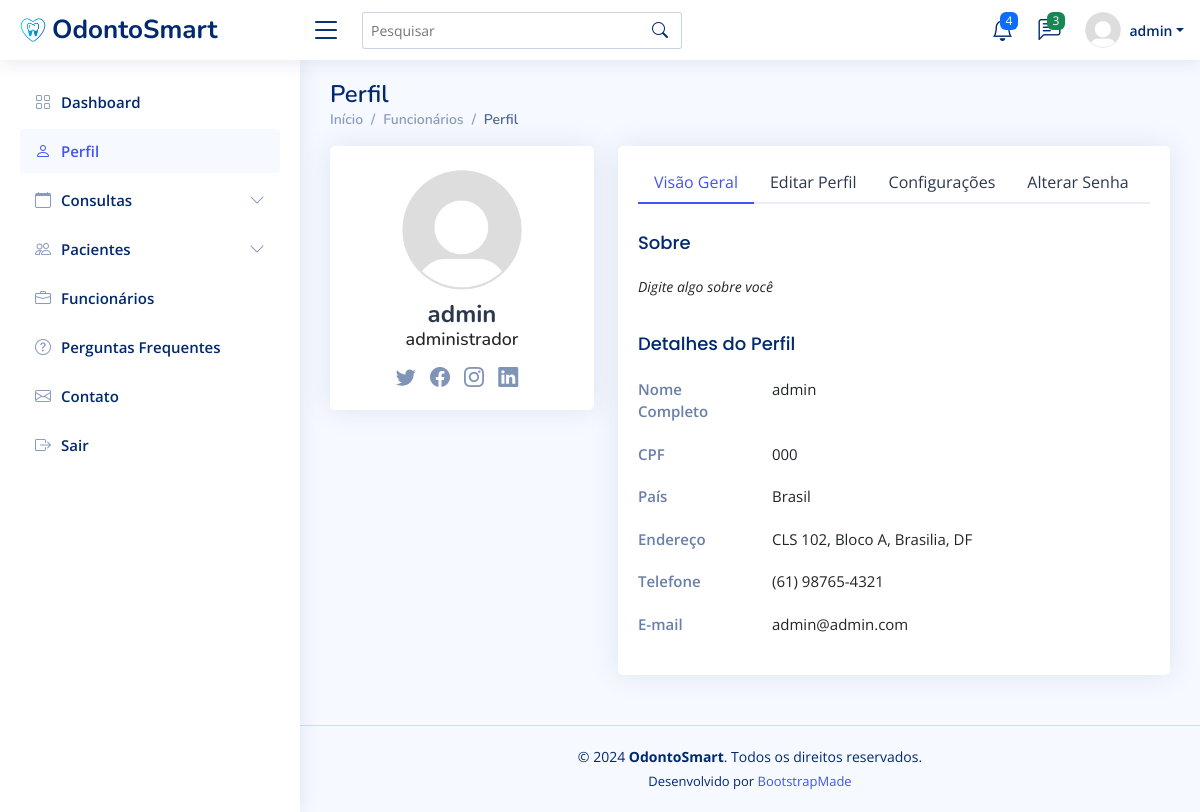
The app's page /perfil/ (signed in) with its own data.
### clinicaMedica/models.py (models this page shows, shortened)
class Funcionario(AbstractBaseUser, PermissionsMixin):
    id_funcionario = models.AutoField(primary_key=True)
    cpf = models.CharField(max_length=11, unique=True)
    email = models.EmailField(unique=True, blank=False)
    salario = models.DecimalField(max_digits=10, decimal_places=2)
    cargo = models.CharField(max_length=50)
    nome = models.CharField(max_length=50)
    is_first_login = models.BooleanField(default=True)
    is_staff = models.BooleanField(default=False)
    date_joined = models.DateTimeField(verbose_name="Data de Ingresso", default=timezone.now)
    objects = FuncionarioManager()
    USERNAME_FIELD = 'email'
    REQUIRED_FIELDS = ['cpf', 'nome', 'cargo', 'salario']
    def first_two_names(self):
        parts = self.nome.split()
        if len(parts) == 1:
            name = self.nome
        elif len(parts) == 2:
            name = f"{parts[0]} {parts[1]}"
        else:
            name = f"{parts[0]} {parts[-1]}"
        if hasattr(self, 'dentista'):
            return f"Dr. {name}"
        return name

### clinicaMedica/views.py (the view)
# urls.py: path('perfil/', views.perfil, name='perfil'),
@login_required
def perfil(request):
    return render(request, 'users-profile.html')

### clinicaMedica/templates/users-profile.html (shortened to what this page needs)
{% load static %}
<!DOCTYPE html>
<html lang="pt-br">
  <head>
    <link
      href="{% static 'vendor/bootstrap/css/bootstrap.min.css' %}"
      rel="stylesheet"
    />
    <link
      href="{% static 'vendor/bootstrap-icons/bootstrap-icons.css' %}"
      rel="stylesheet"
    />
    <link
      href="{% static 'vendor/boxicons/css/boxicons.min.css' %}"
      rel="stylesheet"
    />
    <link href="{% static 'vendor/quill/quill.snow.css' %}" rel="stylesheet" />
    <link
      href="{% static 'vendor/quill/quill.bubble.css' %}"
      rel="stylesheet"
    />
    <link
      href="{% static 'vendor/remixicon/remixicon.css' %}"
      rel="stylesheet"
    />
    <link
      href="{% static 'vendor/simple-datatables/style.css' %}"
      rel="stylesheet"
    />
    <link href="{% static 'css/style.css' %}" rel="stylesheet" />
  </head>
  <body>
    <header id="header" class="header fixed-top d-flex align-items-center">
      <div class="d-flex align-items-center justify-content-between">
        <a href="{% url 'dashboard' %}" class="logo d-flex align-items-center">
          <img src="{% static 'img/logo.png' %}" alt="" />
          <span class="d-none d-lg-block">OdontoSmart</span>
        </a>
        <i class="bi bi-list toggle-sidebar-btn"></i>
      </div>
      <div class="search-bar">
        <form
          class="search-form d-flex align-items-center"
          method="POST"
          action="#"
        >
          <input
            type="text"
            name="query"
            placeholder="Pesquisar"
            title="Pesquisar"
          />
          <button type="submit" title="Pesquisar">
            <i class="bi bi-search"></i>
          </button>
        </form>
      </div>
      <nav class="header-nav ms-auto">
        <ul class="d-flex align-items-center">
          <li class="nav-item dropdown">
            <a class="nav-link nav-icon" href="#" data-bs-toggle="dropdown">
              <i class="bi bi-bell"></i>
              <span class="badge bg-primary badge-number">4</span> </a
            >
          </li>
          <li class="nav-item dropdown">
            <a class="nav-link nav-icon" href="#" data-bs-toggle="dropdown">
              <i class="bi bi-chat-left-text"></i>
              <span class="badge bg-success badge-number">3</span> </a
            >
          </li>
          <li class="nav-item dropdown pe-3">
            <a
              class="nav-link nav-profile d-flex align-items-center pe-0"
              href="#"
              data-bs-toggle="dropdown"
            >
              <img
                src="{% static 'img/profile-img.png' %}"
                alt="Perfil"
                class="rounded-circle"
              />
              <span class="d-none d-md-block dropdown-toggle ps-2"
                >{{ user.first_two_names }}</span
              > </a
            >
          </li>
        </ul>
      </nav>
    </header>
    <aside id="sidebar" class="sidebar">
      <ul class="sidebar-nav" id="sidebar-nav">
        <li class="nav-item">
          <a class="nav-link collapsed" href="{% url 'dashboard' %}">
            <i class="bi bi-grid"></i>
            <span>Dashboard</span>
          </a>
        </li>
        <li class="nav-item">
          <a class="nav-link" href="{% url 'perfil' %}">
            <i class="bi bi-person"></i>
            <span>Perfil</span>
          </a>
        </li>
        <li class="nav-item">
          <a
            href="#"
            class="nav-link collapsed"
            data-bs-target="#consultas-nav"
            data-bs-toggle="collapse"
          >
            <i class="bi bi-calendar"></i><span>Consultas</span
            ><i class="bi bi-chevron-down ms-auto"></i>
          </a>
        </li>
        <li class="nav-item">
          <a
            href="#"
            class="nav-link collapsed"
            data-bs-target="#pacientes-nav"
            data-bs-toggle="collapse"
          >
            <i class="bi bi-people"></i><span>Pacientes</span
            ><i class="bi bi-chevron-down ms-auto"></i>
          </a>
        </li>
        <li class="nav-item">
          <a class="nav-link collapsed" href="{% url 'funcionario' %}">
            <i class="bi bi-briefcase"></i>
            <span>Funcionários</span>
          </a>
        </li>
        <li class="nav-item">
          <a class="nav-link collapsed" href="{% url 'faq' %}">
            <i class="bi bi-question-circle"></i>
            <span>Perguntas Frequentes</span>
          </a>
        </li>
        <li class="nav-item">
          <a class="nav-link collapsed" href="{% url 'contato' %}">
            <i class="bi bi-envelope"></i>
            <span>Contato</span>
          </a>
        </li>
        <li class="nav-item">
          <a class="nav-link collapsed" href="{% url 'logout' %}">
            <i class="bi bi-box-arrow-right"></i>
            <span>Sair</span>
          </a>
        </li>
      </ul>
    </aside>
    <main id="main" class="main">
      <div class="pagetitle">
        <h1>Perfil</h1>
        <nav>
          <ol class="breadcrumb">
            <li class="breadcrumb-item"><a href="{% url 'dashboard' %}">Início</a></li>
            <li class="breadcrumb-item">
              <a href="{% url 'funcionario' %}">Funcionários</a>
            </li>
            <li class="breadcrumb-item active">Perfil</li>
          </ol>
        </nav>
      </div>
      <section class="section profile">
        <div class="row">
          <div class="col-xl-4">
            <div class="card">
              <div
                class="card-body profile-card pt-4 d-flex flex-column align-items-center"
              >
                <img
                  src="{% static 'img/profile-img.png' %}"
                  alt="Perfil"
                  class="rounded-circle"
                />
                <h2>{{ user.first_two_names }}</h2>
                <h3>{{ user.cargo }}</h3>
                <div class="social-links mt-2">
                  <a href="#" class="twitter"><i class="bi bi-twitter"></i></a>
                  <a href="#" class="facebook"
                    ><i class="bi bi-facebook"></i
                  ></a>
                  <a href="#" class="instagram"
                    ><i class="bi bi-instagram"></i
                  ></a>
                  <a href="#" class="linkedin"
                    ><i class="bi bi-linkedin"></i
                  ></a>
                </div>
              </div>
            </div>
          </div>
          <div class="col-xl-8">
            <div class="card">
              <div class="card-body pt-3">
                <ul class="nav nav-tabs nav-tabs-bordered">
                  <li class="nav-item">
                    <button
                      class="nav-link active"
                      data-bs-toggle="tab"
                      data-bs-target="#profile-overview"
                    >
                      Visão Geral
                    </button>
                  </li>
                  <li class="nav-item">
                    <button
                      class="nav-link"
                      data-bs-toggle="tab"
                      data-bs-target="#profile-edit"
                    >
                      Editar Perfil
                    </button>
                  </li>
                  <li class="nav-item">
                    <button
                      class="nav-link"
                      data-bs-toggle="tab"
                      data-bs-target="#profile-settings"
                    >
                      Configurações
                    </button>
                  </li>
                  <li class="nav-item">
                    <button
                      class="nav-link"
                      data-bs-toggle="tab"
                      data-bs-target="#profile-change-password"
                    >
                      Alterar Senha
                    </button>
                  </li>
                </ul>
                <div class="tab-content pt-2">
                  <div
                    class="tab-pane fade show active profile-overview"
                    id="profile-overview"
                  >
                    <h5 class="card-title">Sobre</h5>
                    <p class="small fst-italic">
                      Digite algo sobre você
                    </p>
                    <h5 class="card-title">Detalhes do Perfil</h5>
                    <div class="row">
                      <div class="col-lg-3 col-md-4 label">Nome Completo</div>
                      <div class="col-lg-9 col-md-8">{{ user.nome }}</div>
                    </div>
                    <div class="row">
                      <div class="col-lg-3 col-md-4 label">CPF</div>
                      <div class="col-lg-9 col-md-8">{{ user.cpf }}</div>
                    </div>
                    <div class="row">
                      <div class="col-lg-3 col-md-4 label">País</div>
                      <div class="col-lg-9 col-md-8">Brasil</div>
                    </div>
                    <div class="row">
                      <div class="col-lg-3 col-md-4 label">Endereço</div>
                      <div class="col-lg-9 col-md-8">
                        CLS 102, Bloco A, Brasilia, DF
                      </div>
                    </div>
                    <div class="row">
                      <div class="col-lg-3 col-md-4 label">Telefone</div>
                      <div class="col-lg-9 col-md-8">(61) 98765-4321</div>
                    </div>
                    <div class="row">
                      <div class="col-lg-3 col-md-4 label">E-mail</div>
                      <div class="col-lg-9 col-md-8">
                        {{ user.email }}
                      </div>
                    </div>
                  </div>
                </div>
              </div>
            </div>
          </div>
        </div>
      </section>
    </main>
    <footer id="footer" class="footer">
      <div class="copyright">
        &copy; 2024 <strong><span>OdontoSmart</span></strong
        >. Todos os direitos reservados.
      </div>
      <div class="credits">
        Desenvolvido por <a href="https://bootstrapmade.com/">BootstrapMade</a>
      </div>
    </footer>
  </body>
</html>

### clinicaMedica/static/css/style.css (style rules this page uses)
:root { scroll-behavior: smooth; }
body { font-family: "Open Sans", sans-serif; background: #f6f9ff; color: #444444; }
a { color: #4154f1; text-decoration: none; }
h1, h2, h3, h4, h5, h6 { font-family: "Nunito", sans-serif; }
#main { margin-top: 60px; padding: 20px 30px; transition: all 0.3s; }
.pagetitle { margin-bottom: 10px; }
.pagetitle h1 { font-size: 24px; margin-bottom: 0; font-weight: 600; color: #012970; }
.card { margin-bottom: 30px; border: none; border-radius: 5px; box-shadow: 0px 0 30px rgba(1, 41, 112, 0.1); }
.card-title { padding: 20px 0 15px 0; font-size: 18px; font-weight: 500; color: #012970; font-family: "Poppins", sans-serif; }
.card-body { padding: 0 20px 20px 20px; }
.breadcrumb { font-size: 14px; font-family: "Nunito", sans-serif; color: #899bbd; font-weight: 600; }
.breadcrumb a { color: #899bbd; transition: 0.3s; }
.breadcrumb .breadcrumb-item::before { color: #899bbd; }
.breadcrumb .active { color: #51678f; font-weight: 600; }
.nav-tabs-bordered { border-bottom: 2px solid #ebeef4; }
.nav-tabs-bordered .nav-link { margin-bottom: -2px; border: none; color: #2c384e; }
.nav-tabs-bordered .nav-link.active { background-color: #fff; color: #4154f1; border-bottom: 2px solid #4154f1; }
.logo { line-height: 1; }
@media (min-width: 1200px) { .logo { width: 280px; } }
.logo img { max-height: 26px; margin-right: 6px; }
.logo span { font-size: 26px; font-weight: 700; color: #012970; font-family: "Nunito", sans-serif; }
.header { transition: all 0.5s; z-index: 997; height: 60px; box-shadow: 0px 2px 20px rgba(1, 41, 112, 0.1); background-color: #fff; padding-left: 20px; }
.header .toggle-sidebar-btn { font-size: 32px; padding-left: 10px; cursor: pointer; color: #012970; }
.header .search-bar { min-width: 360px; padding: 0 20px; }
.header .search-form { width: 100%; }
.header .search-form input { border: 0; font-size: 14px; color: #012970; border: 1px solid rgba(1, 41, 112, 0.2); padding: 7px 38px 7px 8px; border-radius: 3px; transition: 0.3s; width: 100%; }
.header .search-form button { border: 0; padding: 0; margin-left: -30px; background: none; }
.header .search-form button i { color: #012970; }
.header-nav ul { list-style: none; }
.header-nav>ul { margin: 0; padding: 0; }
.header-nav .nav-icon { font-size: 22px; color: #012970; margin-right: 25px; position: relative; }
.header-nav .nav-profile { color: #012970; }
.header-nav .nav-profile img { max-height: 36px; }
.header-nav .nav-profile span { font-size: 14px; font-weight: 600; }
.header-nav .badge-number { position: absolute; inset: -2px -5px auto auto; font-weight: normal; font-size: 12px; padding: 3px 6px; }
.sidebar { position: fixed; top: 60px; left: 0; bottom: 0; width: 300px; z-index: 996; transition: all 0.3s; padding: 20px; overflow-y: auto; scrollbar-width: thin; scrollbar-color: #aab7cf transparent; box-shadow: 0px 0px 20px rgba(1, 41, 112, 0.1); background-color: #fff; }
@media (min-width: 1200px) { #main, #footer { margin-left: 300px; } }
.sidebar-nav { padding: 0; margin: 0; list-style: none; }
.sidebar-nav li { padding: 0; margin: 0; list-style: none; }
.sidebar-nav .nav-item { margin-bottom: 5px; }
.sidebar-nav .nav-link { display: flex; align-items: center; font-size: 15px; font-weight: 600; color: #4154f1; transition: 0.3; background: #f6f9ff; padding: 10px 15px; border-radius: 4px; }
.sidebar-nav .nav-link i { font-size: 16px; margin-right: 10px; color: #4154f1; }
.sidebar-nav .nav-link.collapsed { color: #012970; background: #fff; }
.sidebar-nav .nav-link.collapsed i { color: #899bbd; }
.sidebar-nav .nav-link .bi-chevron-down { margin-right: 0; transition: transform 0.2s ease-in-out; }
.profile .profile-card img { max-width: 120px; }
.profile .profile-card h2 { font-size: 24px; font-weight: 700; color: #2c384e; margin: 10px 0 0 0; }
.profile .profile-card h3 { font-size: 18px; }
.profile .profile-card .social-links a { font-size: 20px; display: inline-block; color: rgba(1, 41, 112, 0.5); line-height: 0; margin-right: 10px; transition: 0.3s; }
.profile .profile-overview .row { margin-bottom: 20px; font-size: 15px; }
.profile .profile-overview .card-title { color: #012970; }
.profile .profile-overview .label { font-weight: 600; color: rgba(1, 41, 112, 0.6); }
.footer { padding: 20px 0; font-size: 14px; transition: all 0.3s; border-top: 1px solid #cddfff; }
.footer .copyright { text-align: center; color: #012970; }
.footer .credits { padding-top: 5px; text-align: center; font-size: 13px; color: #012970; }

### records on screen
Funcionario: first_two_names "admin", cargo "administrador", nome "admin", cpf "000", email "admin@admin.com"
